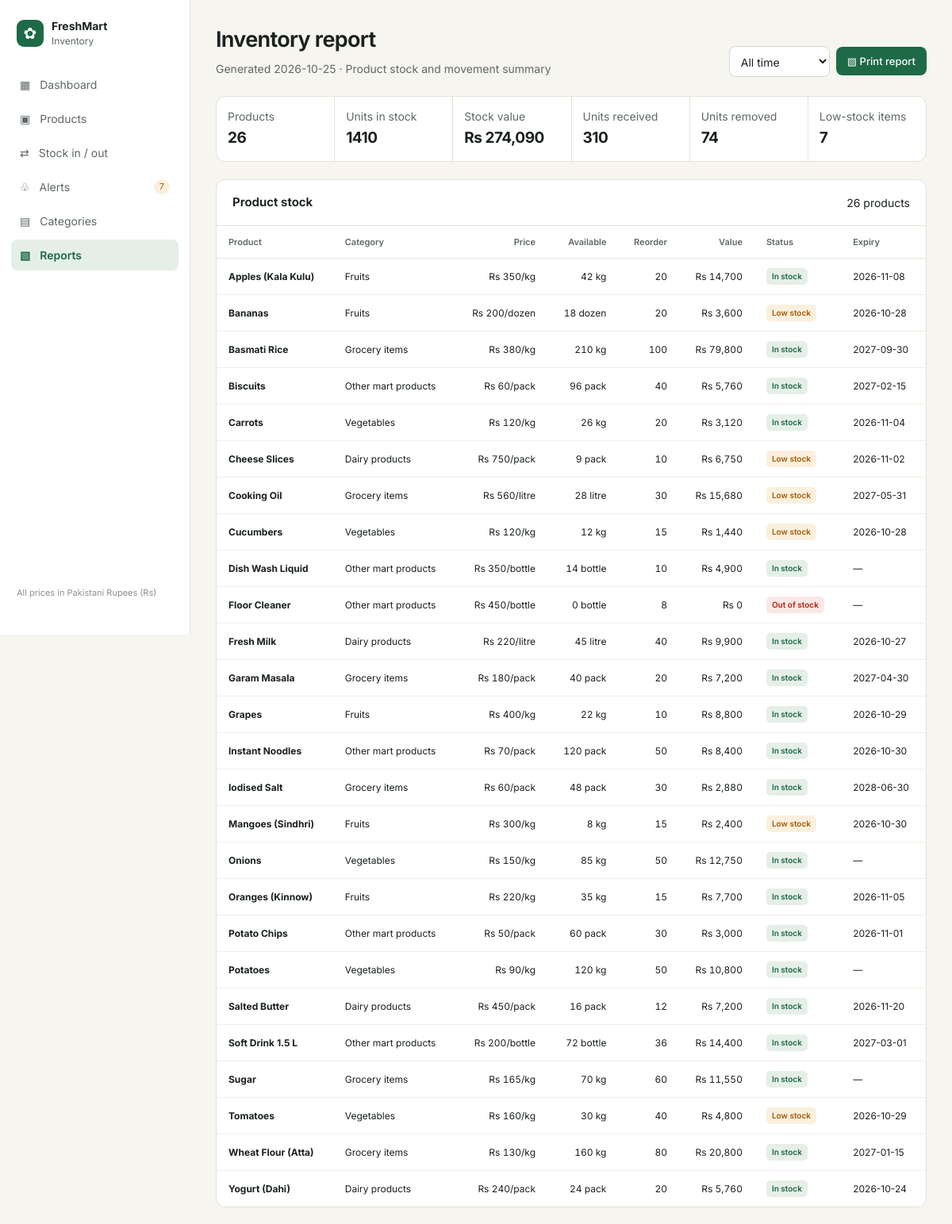
Page /reports (upper part) on the committed database.
### tables this page shows
CREATE TABLE products(id INTEGER PRIMARY KEY AUTOINCREMENT,name TEXT NOT NULL COLLATE NOCASE UNIQUE,category TEXT NOT NULL,price REAL NOT NULL,unit TEXT NOT NULL,quantity INTEGER NOT NULL,reorder_level INTEGER NOT NULL,expiry_date TEXT);

### app.py (the view)
@app.route('/reports')
def reports_page():
    d=common(); period=request.args.get('period','all'); cutoff=None
    if period in ('7','30'): cutoff=(date.today()-timedelta(days=int(period))).isoformat()
    tx=[t for t in d['transactions'] if not cutoff or t['date']>=cutoff]
    d.update(period=period,report_transactions=tx,stock_in=sum(t['quantity'] for t in tx if t['type']=='in'),stock_out=sum(t['quantity'] for t in tx if t['type']=='out'),total_units=sum(p['quantity'] for p in d['products']),stock_value=sum(p['quantity']*p['price'] for p in d['products']))
    return render_template('reports.html',**d,title='Inventory report')

### app.py (called while the page is built)
def db():
    conn=sqlite3.connect(DB_PATH); conn.row_factory=sqlite3.Row; return conn

def all_products():
    with db() as c: return [dict(r) for r in c.execute('SELECT * FROM products ORDER BY name')]

def all_transactions():
    with db() as c: return [dict(r) for r in c.execute('SELECT * FROM transactions ORDER BY date DESC,id DESC')]

def stock_status(p): return 'out' if p['quantity']<=0 else ('low' if p['quantity']<=p['reorder_level'] else 'ok')

def expiry_status(p):
    if not p.get('expiry_date'): return ('none',None)
    days=(date.fromisoformat(p['expiry_date'])-date.today()).days
    return ('expired' if days<0 else 'soon' if days<=7 else 'ok',days)

def common():
    products=all_products(); tx=all_transactions()
    low=[p for p in products if p['quantity']<=p['reorder_level']]
    expiry=[]
    for p in products:
        st,days=expiry_status(p)
        if st in ('expired','soon'): expiry.append({**p,'expiry_status':st,'days':days})
    expiry.sort(key=lambda x:x['days'])
    return dict(products=products,transactions=tx,categories=CATEGORIES,units=UNITS,reasons=REASONS,low_stock=low,expiry_watch=expiry)

@app.context_processor
def inject(): return {'today':date.today().isoformat(),'money':lambda n:'Rs {:,.0f}'.format(n),'qty':lambda n,u:f'{n:,} {u}','category_name':lambda cid:next((x[1] for x in CATEGORIES if x[0]==cid),cid),'stock_status':stock_status,'expiry_status':expiry_status}

### templates/reports.html (shortened to what this page needs)
{% extends 'base.html' %}{% block content %}<div class="page-head"><div><h1>Inventory report</h1><p>Generated {{ today }} · Product stock and movement summary</p></div><div class="actions"><form method="get"><select name="period" onchange="this.form.submit()"><option value="all" {% if period=='all' %}selected{% endif %}>All time</option></select></form><button class="btn primary" onclick="window.print()">▧ Print report</button></div></div><section class="stats report-stats"><div class="stat"><span>Products</span><strong>{{ products|length }}</strong></div><div class="stat"><span>Units in stock</span><strong>{{ total_units }}</strong></div><div class="stat"><span>Stock value</span><strong>{{ money(stock_value) }}</strong></div><div class="stat"><span>Units received</span><strong>{{ stock_in }}</strong></div><div class="stat"><span>Units removed</span><strong>{{ stock_out }}</strong></div><div class="stat"><span>Low-stock items</span><strong>{{ low_stock|length }}</strong></div></section><section class="panel section-gap"><div class="panel-head"><h2>Product stock</h2><span>{{ products|length }} products</span></div><div class="table-wrap"><table><thead><tr><th>Product</th><th>Category</th><th class="num">Price</th><th class="num">Available</th><th class="num">Reorder</th><th class="num">Value</th><th>Status</th><th>Expiry</th></tr></thead><tbody>{% for p in products %}<tr><td><b>{{ p.name }}</b></td><td>{{ category_name(p.category) }}</td><td class="num">{{ money(p.price) }}/{{ p.unit }}</td><td class="num">{{ qty(p.quantity,p.unit) }}</td><td class="num">{{ p.reorder_level }}</td><td class="num">{{ money(p.price*p.quantity) }}</td><td><span class="status {{ stock_status(p) }}">{{ {'out':'Out of stock','low':'Low stock','ok':'In stock'}[stock_status(p)] }}</span></td><td>{{ p.expiry_date or '—' }}</td></tr>{% endfor %}</tbody></table></div></section>{% endblock %}

### static/style.css (style rules this page uses)
:root { --canvas:#f6f5f0;--surface:#fff;--ink:#1a211e;--muted:#5f6964;--subtle:#8a928d;--line:#e3e1d8;--brand:#1e6a46;--brand-hover:#17573a;--brand-soft:#e5efe8;--warn:#a65a06;--warn-soft:#fbf0de;--danger:#b42318;--danger-soft:#fbe8e6 }
* { box-sizing:border-box }
body { margin:0;background:var(--canvas);color:var(--ink);font-family:Inter,system-ui,sans-serif;font-size:14px;line-height:1.5 }
.page-head { display:flex;justify-content:space-between;align-items:flex-end;gap:16px;margin-bottom:24px }
.page-head h1 { font-size:27px;letter-spacing:-.7px;margin:0;font-weight:650 }
.page-head p { color:var(--muted);margin:5px 0 0 }
.actions { display:flex;align-items:center;gap:8px }
.btn { border:1px solid transparent;border-radius:8px;display:inline-flex;align-items:center;justify-content:center;gap:7px;padding:9px 13px;font:500 13px Inter,sans-serif;text-decoration:none;cursor:pointer;white-space:nowrap }
.btn.primary { background:var(--brand);color:#fff }
.stats { display:grid;grid-template-columns:repeat(4,minmax(0,1fr));gap:1px;border:1px solid var(--line);border-radius:12px;overflow:hidden;background:var(--line) }
.stat { background:white;padding:17px 19px;min-width:0 }
.stat span,.stat small { display:block;color:var(--muted) }
.stat strong { display:block;font-size:25px;letter-spacing:-.5px;margin:3px 0 1px;overflow-wrap:anywhere }
.panel { background:white;border:1px solid var(--line);border-radius:12px;overflow:hidden;min-width:0 }
.panel-head { display:flex;justify-content:space-between;align-items:center;gap:14px;padding:17px 20px;border-bottom:1px solid var(--line) }
.panel-head h2 { font-size:15px;margin:0;font-weight:650 }
input,select,textarea { font:inherit;color:var(--ink);background:white;border:1px solid #d8d8d0;border-radius:8px;padding:9px 10px;min-width:0;width:100%;outline:none }
.table-wrap { overflow-x:auto }
table { border-collapse:collapse;width:100%;font-size:12px;white-space:nowrap }
th { text-align:left;color:var(--muted);font-weight:600;font-size:11px;background:#fff;padding:12px 15px;border-bottom:1px solid var(--line) }
td { padding:12px 15px;border-bottom:1px solid #efeee9;vertical-align:middle }
tbody tr:last-child td { border-bottom:0 }
.num { text-align:right;font-variant-numeric:tabular-nums }
.status,.tag { display:inline-block;padding:3px 7px;border-radius:5px;font-size:10px;font-weight:600 }
.status.ok { background:var(--brand-soft);color:var(--brand) }
.status.low { background:var(--warn-soft);color:var(--warn) }
.status.out { background:var(--danger-soft);color:var(--danger) }
.section-gap { margin-top:22px }
.report-stats { grid-template-columns:repeat(6,minmax(0,1fr)) }
.report-stats .stat { padding:14px }
.report-stats .stat strong { font-size:19px }

### rows in the picture
products: name "Apples (Kala Kulu)", category "Fruits", price "Rs 350", unit "kg", quantity+unit "42 kg", reorder_level "20", money(p.price*p.quantity) "Rs 14,700", value "In stock", expiry_date "2026-11-08"
products: name "Bananas", category "Fruits", price "Rs 200", unit "dozen", quantity+unit "18 dozen", reorder_level "20", money(p.price*p.quantity) "Rs 3,600", value "Low stock", expiry_date "2026-10-28"
products: name "Basmati Rice", category "Grocery items", price "Rs 380", unit "kg", quantity+unit "210 kg", reorder_level "100", money(p.price*p.quantity) "Rs 79,800", value "In stock", expiry_date "2027-09-30"
products: name "Biscuits", category "Other mart products", price "Rs 60", unit "pack", quantity+unit "96 pack", reorder_level "40", money(p.price*p.quantity) "Rs 5,760", value "In stock", expiry_date "2027-02-15"
products: name "Carrots", category "Vegetables", price "Rs 120", unit "kg", quantity+unit "26 kg", reorder_level "20", money(p.price*p.quantity) "Rs 3,120", value "In stock", expiry_date "2026-11-04"
products: name "Cheese Slices", category "Dairy products", price "Rs 750", unit "pack", quantity+unit "9 pack", reorder_level "10", money(p.price*p.quantity) "Rs 6,750", value "Low stock", expiry_date "2026-11-02"
products: name "Cooking Oil", category "Grocery items", price "Rs 560", unit "litre", quantity+unit "28 litre", reorder_level "30", money(p.price*p.quantity) "Rs 15,680", value "Low stock", expiry_date "2027-05-31"
products: name "Cucumbers", category "Vegetables", price "Rs 120", unit "kg", quantity+unit "12 kg", reorder_level "15", money(p.price*p.quantity) "Rs 1,440", value "Low stock", expiry_date "2026-10-28"
products: name "Dish Wash Liquid", category "Other mart products", price "Rs 350", unit "bottle", quantity+unit "14 bottle", reorder_level "10", money(p.price*p.quantity) "Rs 4,900", value "In stock", expiry_date "—"
products: name "Floor Cleaner", category "Other mart products", price "Rs 450", unit "bottle", quantity+unit "0 bottle", reorder_level "8", money(p.price*p.quantity) "Rs 0", value "Out of stock", expiry_date "—"
products: name "Fresh Milk", category "Dairy products", price "Rs 220", unit "litre", quantity+unit "45 litre", reorder_level "40", money(p.price*p.quantity) "Rs 9,900", value "In stock", expiry_date "2026-10-27"
products: name "Garam Masala", category "Grocery items", price "Rs 180", unit "pack", quantity+unit "40 pack", reorder_level "20", money(p.price*p.quantity) "Rs 7,200", value "In stock", expiry_date "2027-04-30"
products: name "Grapes", category "Fruits", price "Rs 400", unit "kg", quantity+unit "22 kg", reorder_level "10", money(p.price*p.quantity) "Rs 8,800", value "In stock", expiry_date "2026-10-29"
products: name "Instant Noodles", category "Other mart products", price "Rs 70", unit "pack", quantity+unit "120 pack", reorder_level "50", money(p.price*p.quantity) "Rs 8,400", value "In stock", expiry_date "2026-10-30"
products: name "Iodised Salt", category "Grocery items", price "Rs 60", unit "pack", quantity+unit "48 pack", reorder_level "30", money(p.price*p.quantity) "Rs 2,880", value "In stock", expiry_date "2028-06-30"
products: name "Mangoes (Sindhri)", category "Fruits", price "Rs 300", unit "kg", quantity+unit "8 kg", reorder_level "15", money(p.price*p.quantity) "Rs 2,400", value "Low stock", expiry_date "2026-10-30"
products: name "Onions", category "Vegetables", price "Rs 150", unit "kg", quantity+unit "85 kg", reorder_level "50", money(p.price*p.quantity) "Rs 12,750", value "In stock", expiry_date "—"
products: name "Oranges (Kinnow)", category "Fruits", price "Rs 220", unit "kg", quantity+unit "35 kg", reorder_level "15", money(p.price*p.quantity) "Rs 7,700", value "In stock", expiry_date "2026-11-05"
products: name "Potato Chips", category "Other mart products", price "Rs 50", unit "pack", quantity+unit "60 pack", reorder_level "30", money(p.price*p.quantity) "Rs 3,000", value "In stock", expiry_date "2026-11-01"
products: name "Potatoes", category "Vegetables", price "Rs 90", unit "kg", quantity+unit "120 kg", reorder_level "50", money(p.price*p.quantity) "Rs 10,800", value "In stock", expiry_date "—"
products: name "Salted Butter", category "Dairy products", price "Rs 450", unit "pack", quantity+unit "16 pack", reorder_level "12", money(p.price*p.quantity) "Rs 7,200", value "In stock", expiry_date "2026-11-20"
products: name "Soft Drink 1.5 L", category "Other mart products", price "Rs 200", unit "bottle", quantity+unit "72 bottle", reorder_level "36", money(p.price*p.quantity) "Rs 14,400", value "In stock", expiry_date "2027-03-01"
products: name "Sugar", category "Grocery items", price "Rs 165", unit "kg", quantity+unit "70 kg", reorder_level "60", money(p.price*p.quantity) "Rs 11,550", value "In stock", expiry_date "—"
products: name "Tomatoes", category "Vegetables", price "Rs 160", unit "kg", quantity+unit "30 kg", reorder_level "40", money(p.price*p.quantity) "Rs 4,800", value "Low stock", expiry_date "2026-10-29"
products: name "Wheat Flour (Atta)", category "Grocery items", price "Rs 130", unit "kg", quantity+unit "160 kg", reorder_level "80", money(p.price*p.quantity) "Rs 20,800", value "In stock", expiry_date "2027-01-15"
products: name "Yogurt (Dahi)", category "Dairy products", price "Rs 240", unit "pack", quantity+unit "24 pack", reorder_level "20", money(p.price*p.quantity) "Rs 5,760", value "In stock", expiry_date "2026-10-24"

### other values in the picture
{{ icon }} "▦" "▣" "⇄" "♧" "▤" "▧"
{{ label }} "Dashboard" "Products" "Stock in / out" "Alerts" "Categories" "Reports"
{{ low_stock|length }} "7"
{{ products|length }} "26"
{{ total_units }} "1410"
{{ money(stock_value) }} "Rs 274,090"
{{ stock_in }} "310"
{{ stock_out }} "74"
